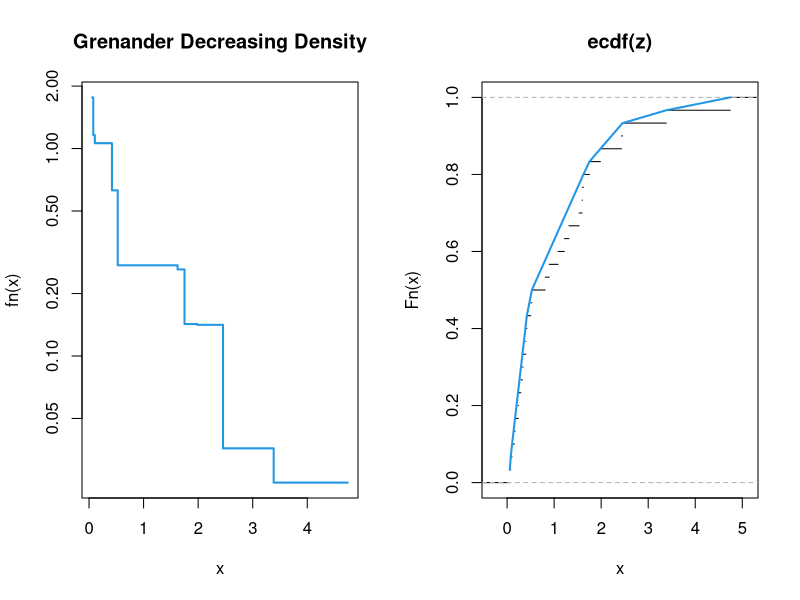
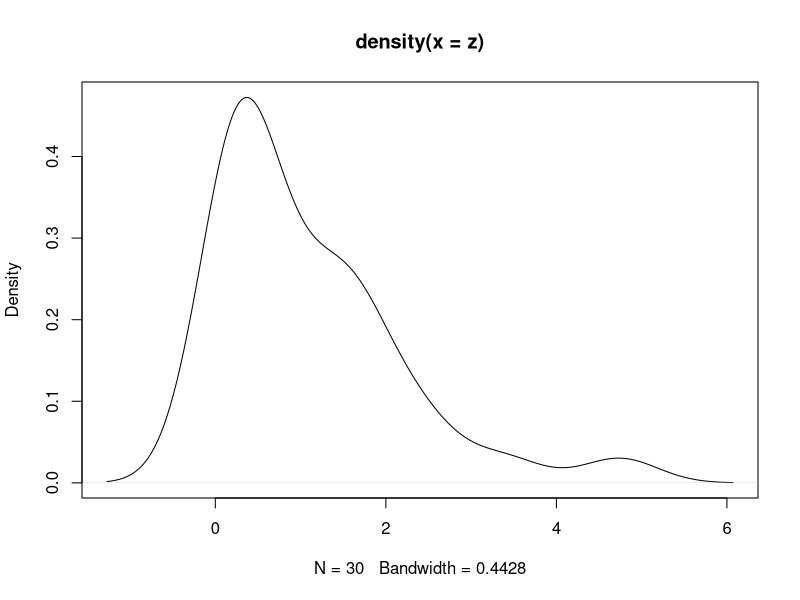

R code for these plots, in order:
library(fdrtool)


### Name: grenader
### Title: Grenander Estimator of a Decreasing or Increasing Density
### Aliases: grenander plot.grenander
### Keywords: univar

### ** Examples

# load "fdrtool" library
library("fdrtool")

# samples from random exponential variable 
z = rexp(30,1)
e = ecdf(z)
g = grenander(e)
g

# plot ecdf, concave cdf, and Grenander density estimator (on log scale)
plot(g, log="y") 

# for comparison the kernel density estimate
plot(density(z)) 

# area under the Grenander density estimator 
sum( g$f.knots[-length(g$f.knots)]*diff(g$x.knots) )
